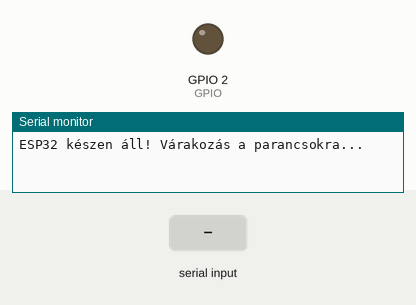
Recording of a sketch running on a simulated ESP32. Parts: output pins drawn as LEDs (lit = HIGH), the last lines printed to the serial monitor. Inputs (shaded band) come from the test bench.

Above: at 1.2 s.
1.3 s: "1" received over Serial
At 1.9 s:
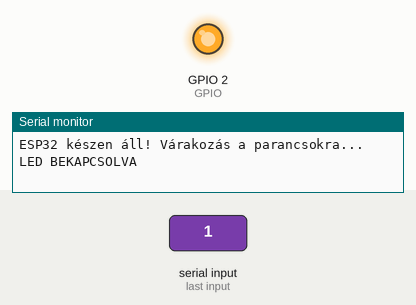
2.8 s: "0" received over Serial
At 4.2 s:
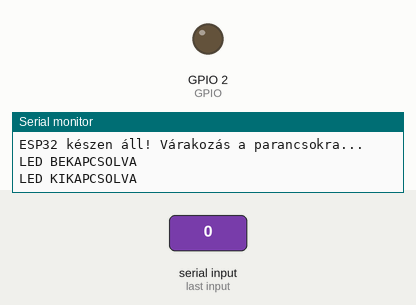
Timing chart, 0 to 5.8 s (numbered marks = the images above; inputs shaded):
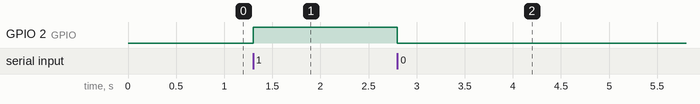

Measured:
- after the input at 1.3 s, GPIO 2 (GPIO): LOW → HIGH at once
- after the input at 2.8 s, GPIO 2 (GPIO): HIGH → LOW at once

The sketch:

esp_led.ino
```cpp
const int GPIO = 2;

void setup() {
  pinMode(GPIO, OUTPUT);

  // Elindítjuk a kommunikációt az USB kábelen a laptoppal
  // A 115200 a kommunikáció sebessége
  Serial.begin(115200);
  Serial.println("ESP32 készen áll! Várakozás a parancsokra...");
}

void loop() {
  // Megnézzük, hogy jött-e valamilyen üzenet a laptoptól
  if (Serial.available() > 0) {
    // Kiolvasunk 1 darab karaktert (betűt vagy számot)
    char parancs = Serial.read();

    if (parancs == '1') {
      digitalWrite(GPIO, HIGH); // LED bekapcsolása
      Serial.println("LED BEKAPCSOLVA");
    }
    else if (parancs == '0') {
      digitalWrite(GPIO, LOW);  // LED kikapcsolása
      Serial.println("LED KIKAPCSOLVA");
    }
  }
}
```
